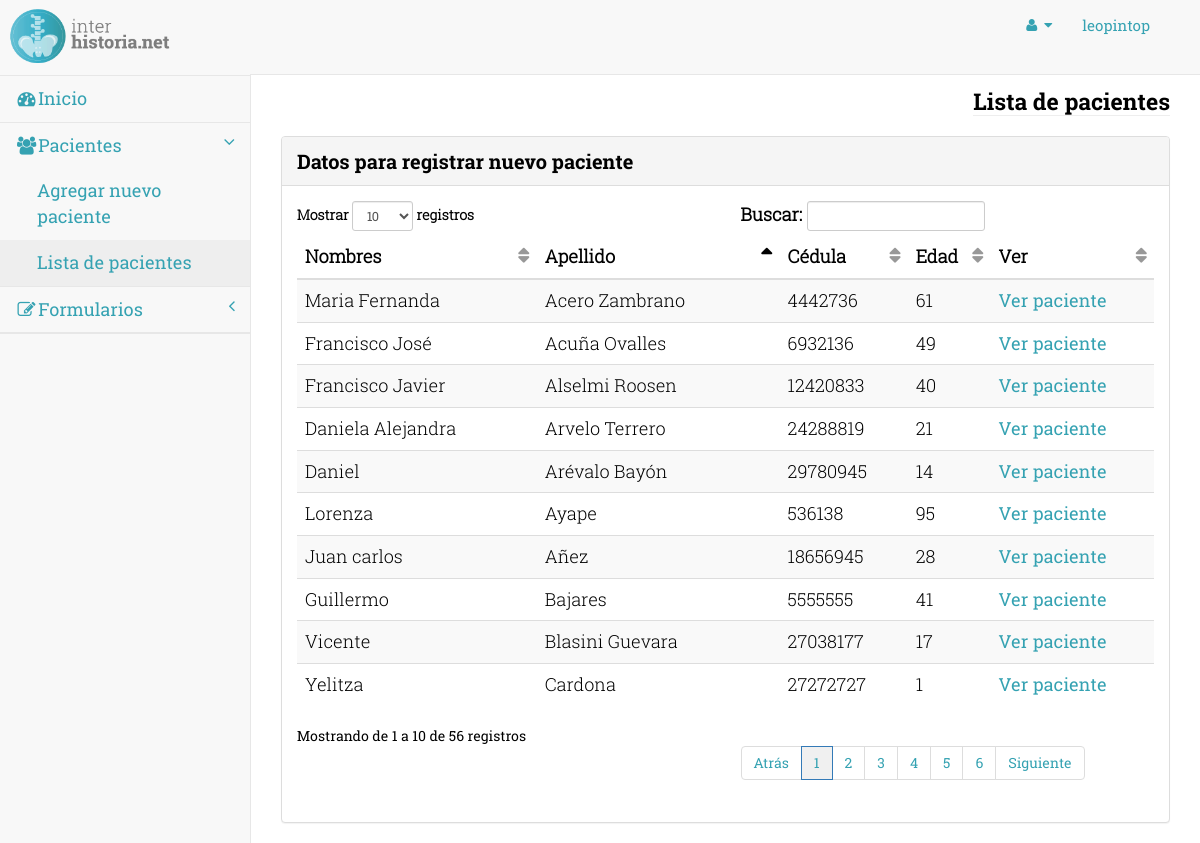
Screenshot of /pages/lista-pacientes.php (signed in) with the database file from the repository.
### tables this page shows
CREATE TABLE IF NOT EXISTS `paciente` (
  `idPaciente` int(11) NOT NULL AUTO_INCREMENT,
  `titulo` varchar(4) DEFAULT NULL,
  `nombre` varchar(120) NOT NULL,
  `apellido` varchar(120) NOT NULL,
  `cedula` varchar(15) NOT NULL,
  `fecha_nacimiento` date NOT NULL,
  `direccion` varchar(200) DEFAULT NULL,
  `sexo` varchar(15) DEFAULT NULL,
  `ocupacion` varchar(45) DEFAULT NULL,
  `lugar_trabajo` varchar(100) DEFAULT NULL,
  `telefono` varchar(45) DEFAULT NULL,
  `email` varchar(45) DEFAULT NULL,
  `edo_civil` varchar(45) DEFAULT NULL,
  `religion` varchar(45) DEFAULT NULL,
  `representante` varchar(45) DEFAULT NULL,
  `idioma` varchar(45) DEFAULT NULL,
  `actividad_fisica` varchar(120) DEFAULT NULL,
  `peso` double DEFAULT NULL,
  `estatura` float DEFAULT NULL,
  `imc` double DEFAULT NULL,
  `dominancia` varchar(45) DEFAULT NULL,
  `seguro` varchar(45) DEFAULT NULL,
  `dr_remitido` varchar(45) DEFAULT NULL,
  `idUsuario` int(2) DEFAULT NULL,
  PRIMARY KEY (`idPaciente`),
  KEY `idUsuario` (`idUsuario`)
);

### bd/data-paciente.php (called while the page is built, shortened)
<?php
	function obtenerRegistroTablaPacientes( $link, $idu ){
		$q = "Select idPaciente as id, nombre, apellido, cedula,
				YEAR(CURDATE())-YEAR(fecha_nacimiento) + IF(DATE_FORMAT(CURDATE(),'%m-%d') > DATE_FORMAT(fecha_nacimiento,'%m-%d'), 0, -1) as edad, telefono, email from paciente where idUsuario = $idu order by nombre asc";
		$result = mysql_query( $q, $link );
		return $result;
	}
	function obtenerTablaPacientes( $link, $ver, $idu ){
		$registros = obtenerRegistroTablaPacientes( $link, $idu );
		$lpacientes = array();
		while( $p = mysql_fetch_array( $registros ) ){
			$param = "p=".$p["id"];
			if( $ver == "full" ) $p["link"] = "paciente.php?".$param;
			$lpacientes[] = $p;
		}
		return $lpacientes;
	}
?>

### pages/lista-pacientes.php (the view, shortened to what this page needs)
<?php
	include( "../bd/data-usuario.php" );
	include( "../bd/data-paciente.php" );
	$idu = $_SESSION["user"]["idUsuario"];
?>
<!DOCTYPE html>
<html lang="es">
    <link rel="stylesheet" type="text/css" href="../css/bootstrap.css">
    <link rel="stylesheet" type="text/css" href="../css/ihstyle.css">
    <link rel="stylesheet" type="text/css" href="../dist/css/sb-admin-2.css">
<head>
    <link href="../bower_components/bootstrap/dist/css/bootstrap.min.css" rel="stylesheet">
    <link href="../bower_components/metisMenu/dist/metisMenu.min.css" rel="stylesheet">
    <link href="../dist/css/timeline.css" rel="stylesheet">
    <link href="../dist/css/sb-admin-2.css" rel="stylesheet">
    <link href="../bower_components/morrisjs/morris.css" rel="stylesheet">
    <link href="../bower_components/font-awesome/css/font-awesome.min.css" rel="stylesheet" type="text/css">
</head>
<body>
    <div id="wrapper">
      <nav class="navbar navbar-default navbar-static-top" role="navigation" style="margin-bottom:0; min-height:75px;">
          <div class="navbar-header" style="/*float:none;*/">
            <a class="navbar-brand" href="index.php" style="padding:7px; position:absolute; z-index:9;">
                	<img src="../img/logo.png" width="165" height="58"></a>
            </div>
            <?php include( "navbar-header.php" );?>
            <?php include( "imenu.php" );?>
            <?php $lista_pacientes = obtenerTablaPacientes( $dbh, "full", $idu );?>
        </nav>
      	<div id="page-wrapper">
            <div class="row">
                <div class="col-lg-12">
                    <h1 class="page-header"><span class="title">Lista de pacientes</span></h1>
                </div>
            </div>
            <div class="row">
                <div class="col-lg-12">
                    <div class="panel panel-default">
                        <div class="panel-heading">
                            Datos para registrar nuevo paciente
                        </div>
                        <div class="panel-body">
                            <div class="dataTable_wrapper">
                                <table class="table table-striped table-hover" id="dataTables-example">
                                    <thead>
                                        <tr>
                                            <th>Nombres</th><th>Apellido</th>
                                            <th>Cédula</th><th>Edad</th>
                                            <th>Ver</th>
                                        </tr>
                                    </thead>
                                    <tbody>
                                    <?php
										$n = 1;
										foreach( $lista_pacientes as $p ){
											if( $n % 2 == 0 ) $cl = "even"; else $cl = "odd";
									?>
                                        <tr class="<?php echo $cl;?> gradeX">
                                        <td><?php echo $p["nombre"];?></td>
                                        <td><?php echo $p["apellido"];?></td>
                                        <td><?php echo $p["cedula"];?></td>
                                        <td><?php echo $p["edad"];?></td>
                                        <td><a href="<?php echo $p["link"];?>">Ver paciente</td>
                                        </tr>
                                        <?php } ?>
                                    </tbody>
                                </table>
                            </div>
                        </div>
                    </div>
                </div>
            </div>
		</div>
      </div>
</body>
</html>

### pages/navbar-header.php (shortened to what this page needs)
<?php
$nuser = "";
if( isset( $_SESSION["user"] ) ){
	$nuser = $_SESSION["user"]["usuario"];
}
?>
<div id="sesname"><?php echo $nuser; ?></div>
<ul class="nav navbar-top-links navbar-right">
    <li class="dropdown">
        <a class="dropdown-toggle" data-toggle="dropdown" href="#">
            <i class="fa fa-user fa-fw"></i>  <i class="fa fa-caret-down"></i>
        </a>
    </li>
</ul>

### pages/imenu.php (shortened to what this page needs)
<div class="navbar-default sidebar" role="navigation">
    <div class="sidebar-nav navbar-collapse">
        <ul class="nav" id="side-menu">
            <li>
                <a href="index.php"><i class="fa fa-dashboard fa-fw"></i>Inicio</a>
            </li>
            <li>
                <a href="#"><i class="fa fa-users fa-fw"></i>Pacientes<span class="fa arrow"></span></a>
                <ul class="nav nav-second-level">
                    <li>
                        <a href="npaciente.php">Agregar nuevo paciente</a>
                    </li>
                  <li>
                        <a href="lista-pacientes.php">Lista de pacientes</a>
                    </li>
                </ul>
            </li>
            <li>
            	<a href="#"><i class="fa fa-edit fa-fw"></i>Formularios<span class="fa arrow"></span></a>
            </li>
            <li>
            </li>
        </ul>
    </div>
</div>

### css/ihstyle.css (style rules this page uses)
a { color:#35A2B2 !important; font-family:Roboto-s-r; }
#sesname { float: right; margin: 15px 50px 0 0; font-family: "Roboto-s-r"; font-size: 15px; color: #35A2B2; }
.fa { font-family:16px; color: }
.page-header { float:right; margin:0 0 20px !important; padding-bottom:0 !important; }
.dataTable { font-family:Roboto-s-l; font-size:18px !important; color:#000 !important; }
.panel-heading { font-family:Roboto-s-b; font-size:20px !important; color:#000 !important; }
.sidebar-nav { font-family:Roboto-s-r; font-size:18px !important; }
.panel-body, .finput { font-family:Roboto-s-b; font-size:18px !important; color:#000 !important; }
.title { font-family:Roboto-s-b; font-size:23px; color:#000000; }
.tform, .dataTable_wrapper { font-family:Roboto-s-l; font-size:18px; color:#000; }

### pages/navbar-header.php (style rules this page uses)
.navbar-right { float: right!important; }

### rows the page displays
paciente: nombre "Daniel", apellido "Arévalo Bayón", cedula "29780945", edad "14"
paciente: nombre "Daniela Alejandra", apellido "Arvelo Terrero", cedula "24288819", edad "21"
paciente: nombre "Francisco Javier", apellido "Alselmi Roosen", cedula "12420833", edad "40"
paciente: nombre "Francisco José", apellido "Acuña Ovalles", cedula "6932136", edad "49"
paciente: nombre "Guillermo", apellido "Bajares", cedula "5555555", edad "41"
paciente: nombre "Juan carlos", apellido "Añez", cedula "18656945", edad "28"
paciente: nombre "Lorenza", apellido "Ayape", cedula "536138", edad "95"
paciente: nombre "Maria Fernanda", apellido "Acero Zambrano", cedula "4442736", edad "61"
paciente: nombre "Vicente", apellido "Blasini Guevara", cedula "27038177", edad "17"
paciente: nombre "Yelitza", apellido "Cardona", cedula "27272727", edad "1"

### other values shown
$nuser "leopintop"
